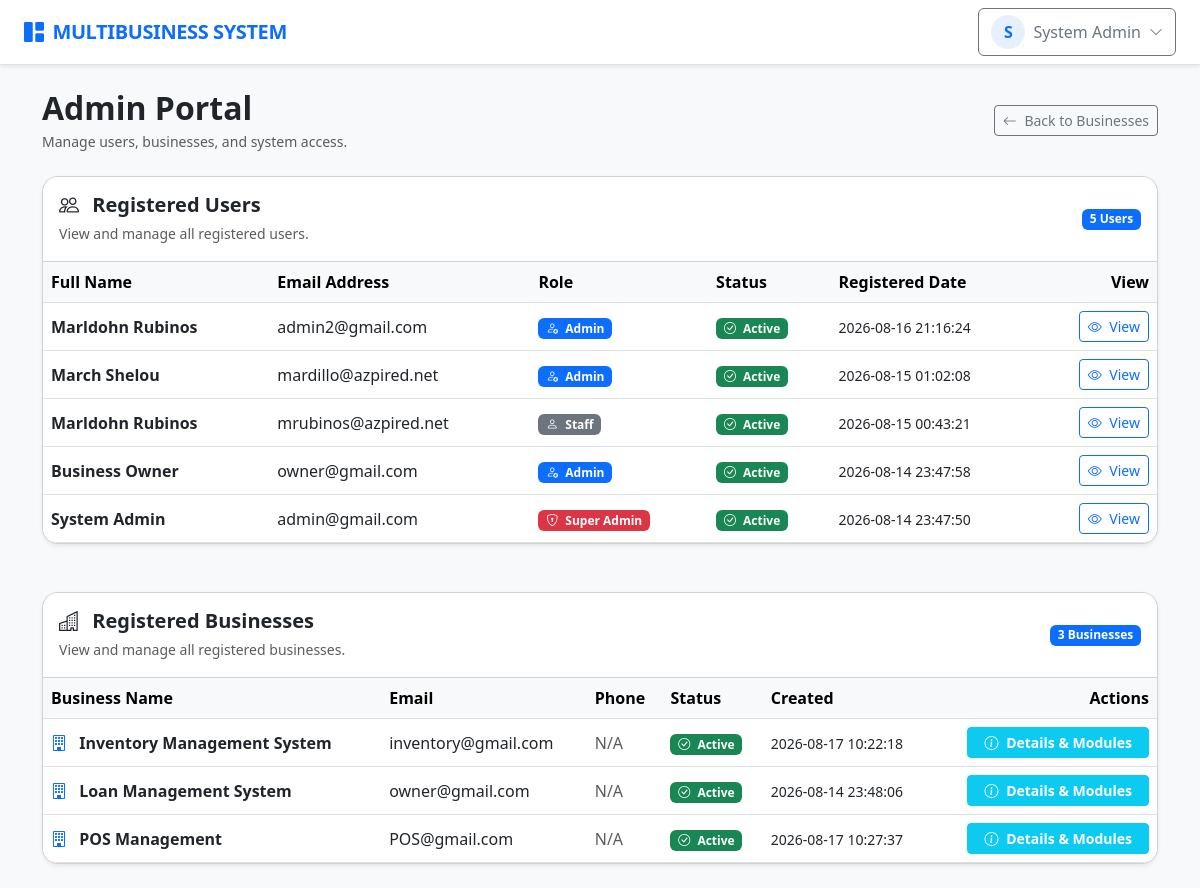
Page /public/index.php?page=admin_portal (signed in) on the committed database.
### tables this page shows
CREATE TABLE `users` (
  `id` int(11) NOT NULL,
  `name` varchar(150) NOT NULL,
  `email` varchar(150) NOT NULL,
  `password` varchar(255) NOT NULL,
  `role` enum('super_admin','admin','staff') NOT NULL DEFAULT 'staff',
  `status` enum('active','inactive','pending') NOT NULL DEFAULT 'active',
  `created_at` timestamp NOT NULL DEFAULT current_timestamp(),
  `updated_at` timestamp NULL DEFAULT NULL ON UPDATE current_timestamp()
);

CREATE TABLE `businesses` (
  `id` int(11) NOT NULL,
  `name` varchar(150) NOT NULL,
  `email` varchar(150) DEFAULT NULL,
  `phone` varchar(50) DEFAULT NULL,
  `address` text DEFAULT NULL,
  `status` enum('active','inactive') NOT NULL DEFAULT 'active',
  `created_at` timestamp NOT NULL DEFAULT current_timestamp(),
  `updated_at` timestamp NULL DEFAULT NULL ON UPDATE current_timestamp()
);

### resources/admin_portal.php (the view, shortened to what this page needs)
<?php
$pdo = Database::getConnection();
$userStmt = $pdo->query("
    SELECT
        id,
        name,
        email,
        role,
        status,
        created_at
    FROM users
    ORDER BY id DESC
");
$users = $userStmt->fetchAll(PDO::FETCH_ASSOC);
$businessStmt = $pdo->query("
    SELECT
        id,
        name,
        email,
        phone,
        address,
        status,
        created_at
    FROM businesses
    ORDER BY name ASC
");
$allBusinesses = $businessStmt->fetchAll(PDO::FETCH_ASSOC);
include __DIR__ . '/partials/header.php';
?>
<div class="container py-4">
    <div class="d-flex justify-content-between align-items-center mb-4">
        <div>
            <h2 class="fw-bold mb-1">
                Admin Portal
            </h2>
            <p class="text-muted small mb-0">
                Manage users, businesses, and system access.
            </p>
        </div>
        <a
            href="index.php?page=select_business"
            class="btn btn-outline-secondary btn-sm"
        >
            <i class="bi bi-arrow-left me-1"></i>
            Back to Businesses
        </a>
    </div>
    <div class="card shadow-sm rounded-4 mb-5 overflow-hidden">
        <div class="card-header bg-white py-3">
            <div class="d-flex justify-content-between align-items-center">
                <div>
                    <h5 class="fw-bold mb-1">
                        <i class="bi bi-people me-2"></i>
                        Registered Users
                    </h5>
                    <small class="text-muted">
                        View and manage all registered users.
                    </small>
                </div>
                <span class="badge bg-primary">
                    <?= count($users) ?> Users
                </span>
            </div>
        </div>
        <?php if (empty($users)): ?>
            <div class="p-4 text-center">
                <i
                    class="bi bi-people text-muted"
                    style="font-size:3rem;"
                ></i>
                <p class="text-muted mb-0 mt-2">
                    No users found.
                </p>
            </div>
        <?php else: ?>
            <div class="table-responsive">
                <table class="table table-hover align-middle mb-0">
                    <thead class="table-light">
                        <tr>
                            <th>Full Name</th>
                            <th>Email Address</th>
                            <th>Role</th>
                            <th>Status</th>
                            <th>Registered Date</th>
                            <th class="text-end">
                                View
                            </th>
                        </tr>
                    </thead>
                    <tbody>
                        <?php foreach ($users as $u): ?>
                            <?php
                            $role = $u['role'] ?? 'staff';
                            $status = $u['status'] ?? 'inactive';
                            ?>
                            <tr>
                                <td class="fw-bold">
                                    <?= htmlspecialchars(
                                        $u['name']
                                    ) ?>
                                </td>
                                <td>
                                    <?= htmlspecialchars(
                                        $u['email']
                                    ) ?>
                                </td>
                                <td>
                                    <?php if ($role === 'super_admin'): ?>
                                        <span class="badge bg-danger">
                                            <i class="bi bi-shield-lock me-1"></i>
                                            Super Admin
                                        </span>
                                    <?php elseif ($role === 'admin'): ?>
                                        <span class="badge bg-primary">
                                            <i class="bi bi-person-gear me-1"></i>
                                            Admin
                                        </span>
                                    <?php else: ?>
                                        <span class="badge bg-secondary">
                                            <i class="bi bi-person me-1"></i>
                                            Staff
                                        </span>
                                    <?php endif; ?>
                                </td>
                                <td>
                                    <?php if ($status === 'active'): ?>
                                        <span class="badge bg-success">
                                            <i class="bi bi-check-circle me-1"></i>
                                            Active
                                        </span>
                                    <?php endif; ?>
                                </td>
                                <td>
                                    <small>
                                        <?= htmlspecialchars(
                                            $u['created_at']
                                        ) ?>
                                    </small>
                                </td>
                                <td class="text-end">
                                    <a
                                        href="index.php?page=admin_user_details&id=<?= (int)$u['id'] ?>"
                                        class="btn btn-outline-primary btn-sm"
                                        title="View User Details"
                                    >
                                        <i class="bi bi-eye me-1"></i>
                                        View
                                    </a>
                                </td>
                            </tr>
                        <?php endforeach; ?>
                    </tbody>
                </table>
            </div>
        <?php endif; ?>
    </div>
    <div class="card shadow-sm rounded-4 overflow-hidden">
        <div class="card-header bg-white py-3">
            <div class="d-flex justify-content-between align-items-center">
                <div>
                    <h5 class="fw-bold mb-1">
                        <i class="bi bi-buildings me-2"></i>
                        Registered Businesses
                    </h5>
                    <small class="text-muted">
                        View and manage all registered businesses.
                    </small>
                </div>
                <span class="badge bg-primary">
                    <?= count($allBusinesses) ?> Businesses
                </span>
            </div>
        </div>
        <?php if (empty($allBusinesses)): ?>
            <div class="p-4 text-center">
                <i
                    class="bi bi-buildings text-muted"
                    style="font-size:3rem;"
                ></i>
                <p class="text-muted mb-0 mt-2">
                    No businesses found in the system.
                </p>
            </div>
        <?php else: ?>
            <div class="table-responsive">
                <table class="table table-hover align-middle mb-0">
                    <thead class="table-light">
                        <tr>
                            <th>Business Name</th>
                            <th>Email</th>
                            <th>Phone</th>
                            <th>Status</th>
                            <th>Created</th>
                            <th class="text-end">
                                Actions
                            </th>
                        </tr>
                    </thead>
                    <tbody>
                        <?php foreach ($allBusinesses as $biz): ?>
                            <?php
                            $businessStatus = $biz['status'] ?? 'inactive';
                            ?>
                            <tr>
                                <td class="fw-bold">
                                    <i class="bi bi-building me-2 text-primary"></i>
                                    <?= htmlspecialchars(
                                        $biz['name']
                                    ) ?>
                                </td>
                                <td>
                                    <?php if (!empty($biz['email'])): ?>
                                        <?= htmlspecialchars(
                                            $biz['email']
                                        ) ?>
                                    <?php else: ?>
                                        <span class="text-muted">
                                            N/A
                                        </span>
                                    <?php endif; ?>
                                </td>
                                <td>
                                    <?php if (!empty($biz['phone'])): ?>
                                        <i class="bi bi-telephone me-1 text-primary"></i>
                                        <?= htmlspecialchars(
                                            $biz['phone']
                                        ) ?>
                                    <?php else: ?>
                                        <span class="text-muted">
                                            N/A
                                        </span>
                                    <?php endif; ?>
                                </td>
                                <td>
                                    <?php if ($businessStatus === 'active'): ?>
                                        <span class="badge bg-success">
                                            <i class="bi bi-check-circle me-1"></i>
                                            Active
                                        </span>
                                    <?php endif; ?>
                                </td>
                                <td>
                                    <small>
                                        <?= htmlspecialchars(
                                            $biz['created_at']
                                        ) ?>
                                    </small>
                                </td>
                                <td class="text-end">
                                    <a
                                        href="index.php?page=admin_business_details&id=<?= (int)$biz['id'] ?>"
                                        class="btn btn-info btn-sm fw-bold px-3 text-white"
                                    >
                                        <i class="bi bi-info-circle me-1"></i>
                                        Details & Modules
                                    </a>
                                </td>
                            </tr>
                        <?php endforeach; ?>
                    </tbody>
                </table>
            </div>
        <?php endif; ?>
    </div>
</div>
<?php include __DIR__ . '/partials/footer.php'; ?>

### resources/partials/header.php (style rules this page uses)
body { min-height: 100vh; }

### rows in the picture
users: name "Marldohn Rubinos", email "admin2@gmail.com", role "admin" (drawn), status "active" (drawn), created_at "2026-08-16 21:16:24"
users: name "March Shelou", email "mardillo@azpired.net", role "admin" (drawn), status "active" (drawn), created_at "2026-08-15 01:02:08"
users: name "Marldohn Rubinos", email "mrubinos@azpired.net", role "staff" (drawn), status "active" (drawn), created_at "2026-08-15 00:43:21"
users: name "Business Owner", email "owner@gmail.com", role "admin" (drawn), status "active" (drawn), created_at "2026-08-14 23:47:58"
users: name "System Admin", email "admin@gmail.com", role "super_admin" (drawn), status "active" (drawn), created_at "2026-08-14 23:47:50"
businesses: name "Inventory Management System", email "inventory@gmail.com", shows "N/A", status "active" (drawn), created_at "2026-08-17 10:22:18"
businesses: name "Loan Management System", email "owner@gmail.com", phone "N/A", status "active" (drawn), created_at "2026-08-14 23:48:06"
businesses: name "POS Management", email "POS@gmail.com", shows "N/A", status "active" (drawn), created_at "2026-08-17 10:27:37"

### other values in the picture
substr($currentUserName, 0, 1) "S"
$currentUserName "System Admin"
count($users) "5"
count($allBusinesses) "3"
